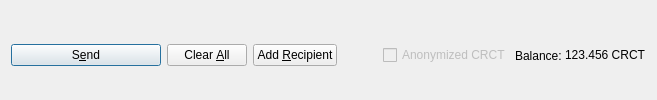
         <widget class="QFrame" name="frame_Send">
          <layout class="QHBoxLayout" name="horizontalLayout">
           <property name="bottomMargin">
            <number>0</number>
           </property>
           <item>
            <widget class="QPushButton" name="sendButton">
             <property name="minimumSize">
              <size>
               <width>150</width>
               <height>0</height>
              </size>
             </property>
             <property name="toolTip">
              <string>Confirm the send action</string>
             </property>
             <property name="text">
              <string>S&amp;end</string>
             </property>
             <property name="icon">
              <iconset resource="../circuit.qrc">
               <normaloff>:/icons/send</normaloff>:/icons/send</iconset>
             </property>
             <property name="autoDefault">
              <bool>false</bool>
             </property>
             <property name="default">
              <bool>true</bool>
             </property>
            </widget>
           </item>
           <item>
            <widget class="QPushButton" name="clearButton">
             <property name="sizePolicy">
              <sizepolicy hsizetype="Minimum" vsizetype="Fixed">
               <horstretch>0</horstretch>
               <verstretch>0</verstretch>
              </sizepolicy>
             </property>
             <property name="toolTip">
              <string>Clear all fields of the form.</string>
             </property>
             <property name="text">
              <string>Clear &amp;All</string>
             </property>
             <property name="icon">
              <iconset resource="../circuit.qrc">
               <normaloff>:/icons/remove</normaloff>:/icons/remove</iconset>
             </property>
             <property name="autoDefault">
              <bool>false</bool>
             </property>
            </widget>
           </item>
           <item>
            <widget class="QPushButton" name="addButton">
             <property name="toolTip">
              <string>Send to multiple recipients at once</string>
             </property>
             <property name="text">
              <string>Add &amp;Recipient</string>
             </property>
             <property name="icon">
              <iconset resource="../circuit.qrc">
               <normaloff>:/icons/add</normaloff>:/icons/add</iconset>
             </property>
             <property name="autoDefault">
              <bool>false</bool>
             </property>
            </widget>
           </item>
           <item>
            <spacer name="horizontalSpacer">
             <property name="orientation">
              <enum>Qt::Horizontal</enum>
             </property>
             <property name="sizeHint" stdset="0">
              <size>
               <width>40</width>
               <height>20</height>
              </size>
             </property>
            </spacer>
           </item>
           <item>
            <layout class="QHBoxLayout" name="horizontalLayout_2">
             <property name="spacing">
              <number>3</number>
             </property>
             <item>
              <widget class="QCheckBox" name="checkzCRCT">
               <property name="enabled">
                <bool>false</bool>
               </property>
               <property name="text">
                <string>Anonymized CRCT</string>
               </property>
              </widget>
             </item>
             <item>
              <widget class="QLabel" name="label">
               <property name="text">
                <string>Balance:</string>
               </property>
              </widget>
             </item>
             <item>
              <widget class="QLabel" name="labelBalance">
               <property name="sizePolicy">
                <sizepolicy hsizetype="Preferred" vsizetype="Fixed">
                 <horstretch>0</horstretch>
                 <verstretch>0</verstretch>
                </sizepolicy>
               </property>
               <property name="cursor">
                <cursorShape>IBeamCursor</cursorShape>
               </property>
               <property name="text">
                <string notr="true">123.456 CRCT</string>
               </property>
               <property name="textInteractionFlags">
                <set>Qt::LinksAccessibleByMouse|Qt::TextSelectableByKeyboard|Qt::TextSelectableByMouse</set>
               </property>
              </widget>
             </item>
            </layout>
           </item>
          </layout>
         </widget>
